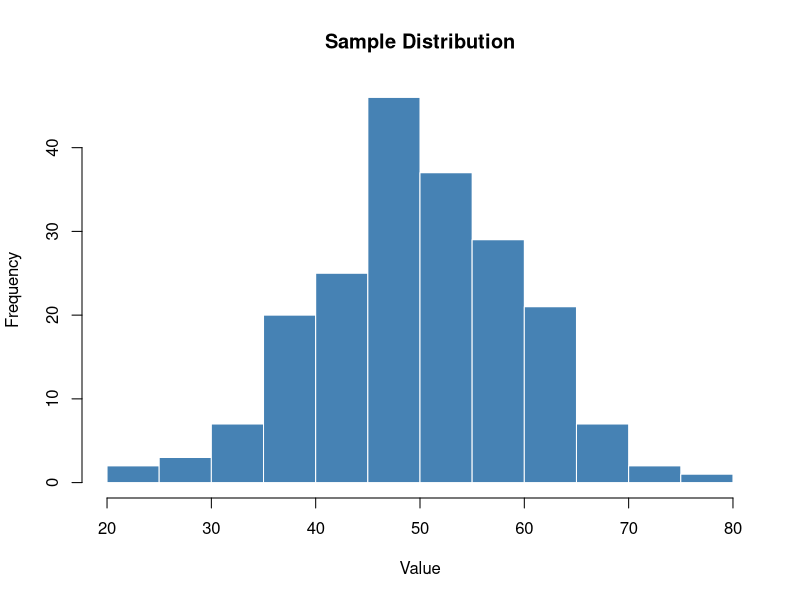

The R script that drew this image:
## ---- chunk 1
#| label: summary-stats
#| fig-cap: "Distribution of a normal sample"

set.seed(42)
x <- rnorm(200, mean = 50, sd = 10)
summary(x)
## ---- chunk 2
#| label: fig-histogram

hist(
  x,
  main   = "Sample Distribution",
  xlab   = "Value",
  col    = "steelblue",
  border = "white"
)
## ---- chunk 3
#| label: tbl-iris
#| tbl-cap: "First six rows of the iris dataset"

knitr::kable(head(iris))
